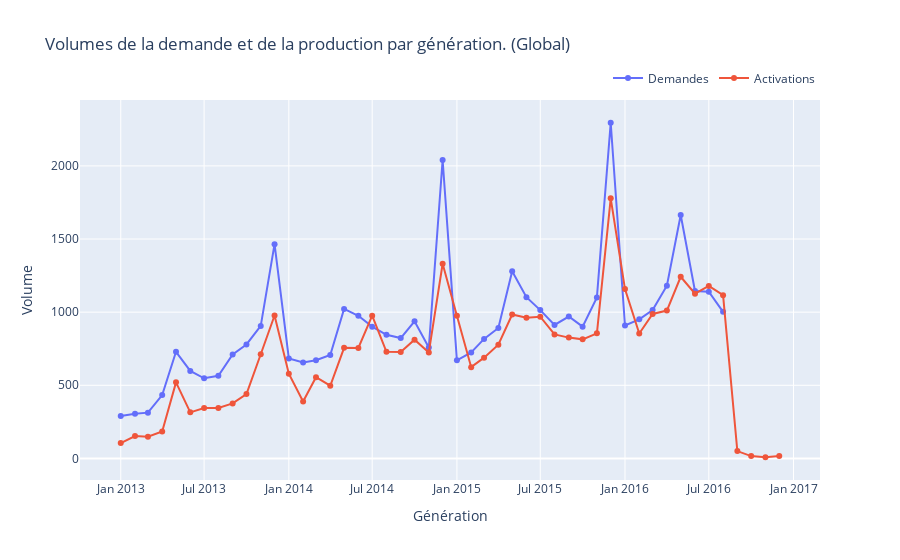

Notebook code cell kept with this figure:
### Code cell
gen_demande = pd.DataFrame(df['Gen_Demande'].value_counts()).reset_index()
gen_demande = gen_demande.sort_values(by = 'Gen_Demande',ascending=True).reset_index(drop=True)

gen_activ = pd.DataFrame(df['Gen_Active'].value_counts()).reset_index()
gen_activ = gen_activ.sort_values(by = 'Gen_Active',ascending=True).reset_index(drop=True)

import plotly.graph_objects as go
fig = go.Figure()
fig.add_trace(go.Scatter(x=gen_demande["Gen_Demande"], y=gen_demande["count"],
                    mode='lines+markers',
                    name='Demandes'))
fig.add_trace(go.Scatter(x=gen_activ["Gen_Active"], y=gen_activ["count"],
                    mode='lines+markers',
                    name='Activations'))
fig.update_layout(
    title="Volumes de la demande et de la production par génération. (Global)",
    bargap=0.15,
    legend=dict(orientation="h", yanchor="bottom", y=1.02, xanchor="right", x=1)
)
fig.update_yaxes(title='Volume')
fig.update_xaxes(title='Génération')
